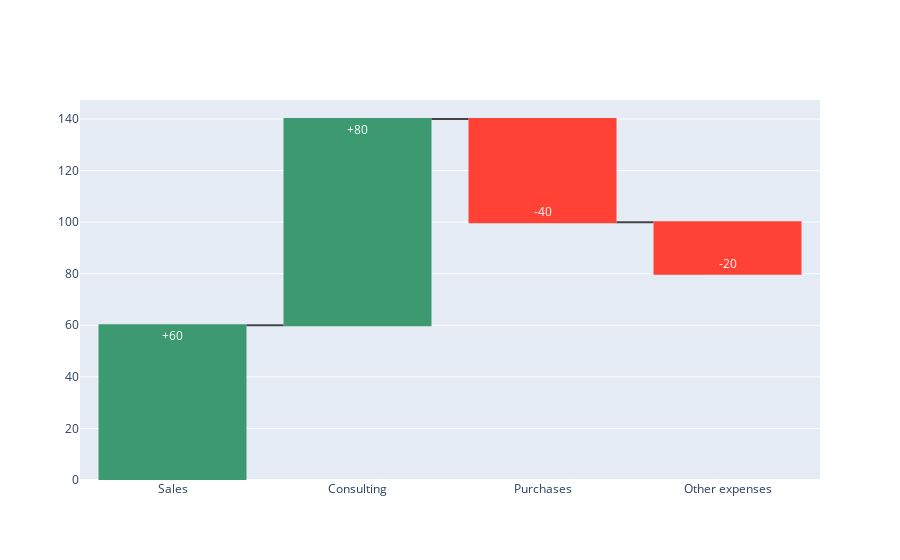

Notebook cell for this chart:
### Markdown cell above
2. Create a minimal waterfall chart using the function `Waterfall` from the `go` module.

### Code cell
fig = go.Figure(go.Waterfall(x = ["Sales", "Consulting", "Purchases", "Other expenses"],
                             y = [60, 80, -40, -20,],
                             text = ["+60", "+80", "-40", "-20"],
                             ))
fig.show()

### Figure 1 — Plotly figure (JSON) as saved in the notebook; plotly's stock layout.template omitted (floating-point values rounded to 4 significant figures)
{"data": [{"text": ["+60", "+80", "-40", "-20"], "type": "waterfall", "x": ["Sales", "Consulting", "Purchases", "Other expenses"], "y": [60, 80, -40, -20]}], "layout": {}}
